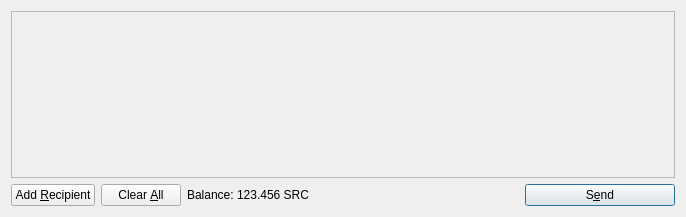
<?xml version="1.0" encoding="UTF-8"?>
<ui version="4.0">
 <class>SendCoinsDialog</class>
 <widget class="QDialog" name="SendCoinsDialog">
  <property name="geometry">
   <rect>
    <x>0</x>
    <y>0</y>
    <width>686</width>
    <height>217</height>
   </rect>
  </property>
  <property name="windowTitle">
   <string>Send Coins</string>
  </property>
  <layout class="QVBoxLayout" name="verticalLayout">
   <item>
    <widget class="QScrollArea" name="scrollArea">
     <property name="widgetResizable">
      <bool>true</bool>
     </property>
     <widget class="QWidget" name="scrollAreaWidgetContents">
      <property name="geometry">
       <rect>
        <x>0</x>
        <y>0</y>
        <width>666</width>
        <height>165</height>
       </rect>
      </property>
      <layout class="QVBoxLayout" name="verticalLayout_2">
       <property name="margin">
        <number>0</number>
       </property>
       <item>
        <layout class="QVBoxLayout" name="entries">
         <property name="spacing">
          <number>6</number>
         </property>
        </layout>
       </item>
       <item>
        <spacer name="verticalSpacer">
         <property name="orientation">
          <enum>Qt::Vertical</enum>
         </property>
         <property name="sizeHint" stdset="0">
          <size>
           <width>20</width>
           <height>40</height>
          </size>
         </property>
        </spacer>
       </item>
      </layout>
     </widget>
    </widget>
   </item>
   <item>
    <layout class="QHBoxLayout" name="horizontalLayout">
     <item>
      <widget class="QPushButton" name="addButton">
       <property name="toolTip">
        <string>Send to multiple recipients at once</string>
       </property>
       <property name="text">
        <string>Add &amp;Recipient</string>
       </property>
       <property name="icon">
        <iconset resource="../bitcoin.qrc">
         <normaloff>:/icons/add</normaloff>:/icons/add</iconset>
       </property>
       <property name="autoDefault">
        <bool>false</bool>
       </property>
      </widget>
     </item>
     <item>
      <widget class="QPushButton" name="clearButton">
       <property name="sizePolicy">
        <sizepolicy hsizetype="Minimum" vsizetype="Fixed">
         <horstretch>0</horstretch>
         <verstretch>0</verstretch>
        </sizepolicy>
       </property>
       <property name="toolTip">
        <string>Remove all transaction fields</string>
       </property>
       <property name="text">
        <string>Clear &amp;All</string>
       </property>
       <property name="icon">
        <iconset resource="../bitcoin.qrc">
         <normaloff>:/icons/remove</normaloff>:/icons/remove</iconset>
       </property>
       <property name="autoRepeatDelay">
        <number>300</number>
       </property>
       <property name="autoDefault">
        <bool>false</bool>
       </property>
      </widget>
     </item>
     <item>
      <layout class="QHBoxLayout" name="horizontalLayout_2">
       <property name="spacing">
        <number>3</number>
       </property>
       <item>
        <widget class="QLabel" name="label">
         <property name="text">
          <string>Balance:</string>
         </property>
        </widget>
       </item>
       <item>
        <widget class="QLabel" name="labelBalance">
         <property name="cursor">
          <cursorShape>IBeamCursor</cursorShape>
         </property>
         <property name="text">
          <string>123.456 SRC</string>
         </property>
         <property name="textInteractionFlags">
          <set>Qt::LinksAccessibleByMouse|Qt::TextSelectableByKeyboard|Qt::TextSelectableByMouse</set>
         </property>
        </widget>
       </item>
      </layout>
     </item>
     <item>
      <spacer name="horizontalSpacer">
       <property name="orientation">
        <enum>Qt::Horizontal</enum>
       </property>
       <property name="sizeHint" stdset="0">
        <size>
         <width>40</width>
         <height>20</height>
        </size>
       </property>
      </spacer>
     </item>
     <item>
      <widget class="QPushButton" name="sendButton">
       <property name="minimumSize">
        <size>
         <width>150</width>
         <height>0</height>
        </size>
       </property>
       <property name="toolTip">
        <string>Confirm the send action</string>
       </property>
       <property name="text">
        <string>S&amp;end</string>
       </property>
       <property name="icon">
        <iconset resource="../bitcoin.qrc">
         <normaloff>:/icons/send</normaloff>:/icons/send</iconset>
       </property>
       <property name="default">
        <bool>true</bool>
       </property>
      </widget>
     </item>
    </layout>
   </item>
  </layout>
 </widget>
 <resources>
  <include location="../bitcoin.qrc"/>
 </resources>
 <connections/>
</ui>
